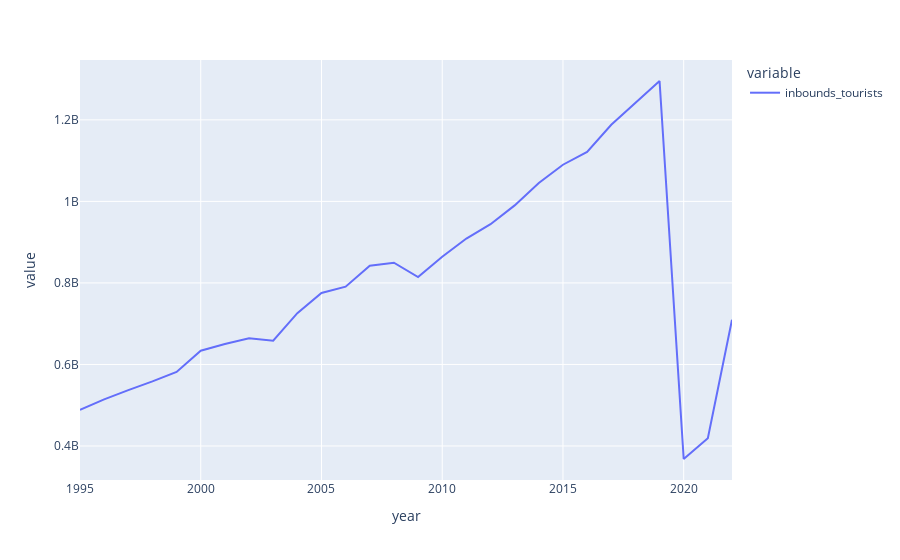

The cell this chart's notebook holds for it:
### Code cell
inbounds.groupby(['year'])[['inbounds_tourists']].sum().plot.line(backend = 'plotly')

### Figure 1 — Plotly figure (JSON) as saved in the notebook; plotly's stock layout.template omitted (floating-point values rounded to 4 significant figures)
{"data": [{"hovertemplate": "variable=inbounds_tourists<br>year=%{x}<br>value=%{y}<extra></extra>", "legendgroup": "inbounds_tourists", "line": {"color": "#636efa", "dash": "solid"}, "marker": {"symbol": "circle"}, "mode": "lines", "name": "inbounds_tourists", "orientation": "v", "showlegend": true, "type": "scatter", "x": [1995, 1996, 1997, 1998, 1999, 2000, 2001, 2002, 2003, 2004, 2005, 2006, 2007, 2008, 2009, 2010, 2011, 2012, 2013, 2014, 2015, 2016, 2017, 2018, 2019, 2020, 2021, 2022], "xaxis": "x", "y": [488600000.0, 514457200, 537130300, 558380100, 581748800, 633698800, 650203200, 664297700, 658440300, 725715500, 775360600, 790852100, 841981300, 849545100, 814524000, 864027600, 908868016, 944108307, 990161207, 1045023254, 1089902026, 1121233288, 1187909546, 1240873418, 1295314900, 368083800, 418826946, 709546044], "yaxis": "y"}], "layout": {"legend": {"title": {"text": "variable"}, "tracegroupgap": 0}, "margin": {"t": 60}, "xaxis": {"anchor": "y", "domain": [0, 1], "title": {"text": "year"}}, "yaxis": {"anchor": "x", "domain": [0, 1], "title": {"text": "value"}}}}
